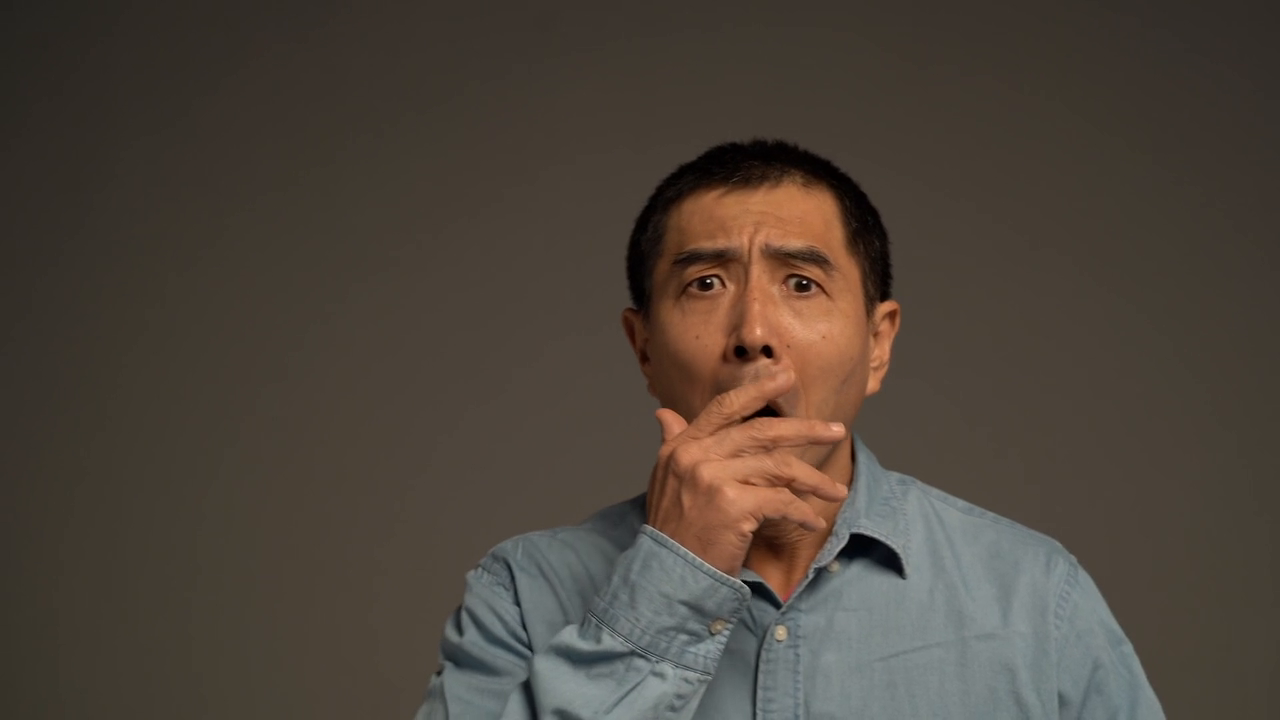
#> input picture frame 39 of 07-Face and Human Detection/Face Detection - Haarcascade/sample_video.mp4, 1280 x 720 px, given in place of video2.mp4, which was not available
$ python optical_dense.py
#> lines starting #> are read from the running program, lines starting #| are printed output that depends on the picture; pictures that were not available may be replaced by others from this repository, and a replacement may not be noted
import cv2
import numpy as np

video_path = 'videos/video2.mp4'
cap = cv2.VideoCapture(video_path)

ret, frame1 = cap.read()
#> frame1 is the input picture: shape (720, 1280, 3); mean B, G, R 59.4, 68.5, 77.4

prevImg = cv2.cvtColor(frame1, cv2.COLOR_BGR2GRAY)

hsv_mask = np.zeros_like(frame1)
hsv_mask[:,:,1] = 255

while True:

    ret, frame2 = cap.read()
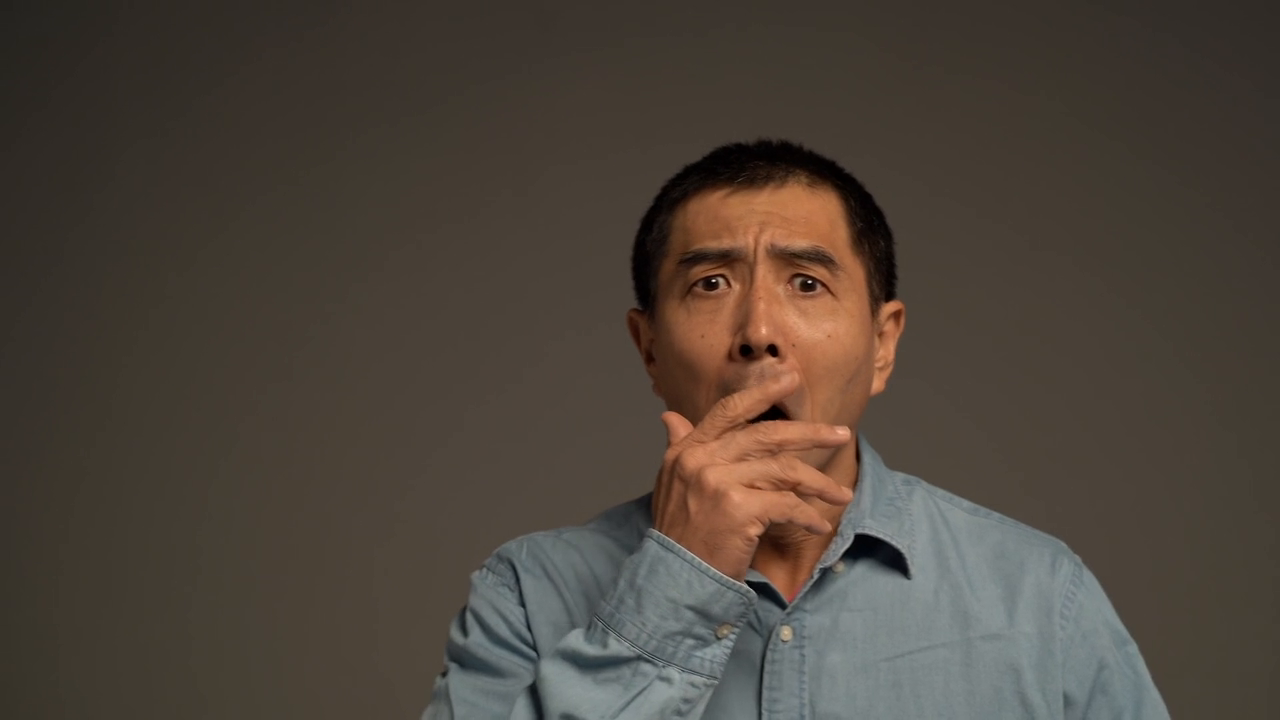
#> input picture frame 40 of 07-Face and Human Detection/Face Detection - Haarcascade/sample_video.mp4, 1280 x 720 px, given in place of video2.mp4, which was not available
#> frame2 is the input picture: shape (720, 1280, 3); mean B, G, R 59.4, 68.4, 77.4
    nextImg = cv2.cvtColor(frame2, cv2.COLOR_BGR2GRAY)

    flow = cv2.calcOpticalFlowFarneback(prevImg, nextImg, None, 0.5, 4, 15, 3, 5, 1.2, 0)

    mag, ang = cv2.cartToPolar(flow[:,:,0], flow[:,:,1], angleInDegrees = True)
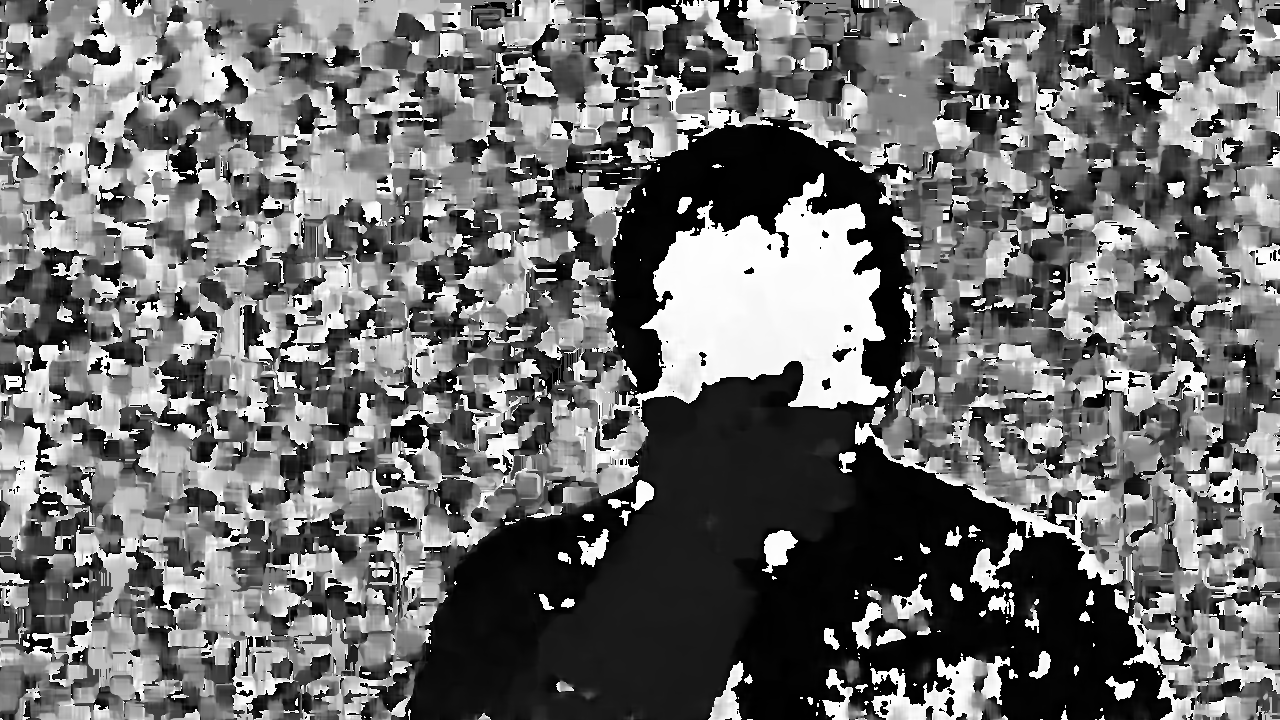
#> ang: shape (720, 1280) float32; min 3.47e-10, max 360, mean 156.7; drawn with min black and max white

    hsv_mask[:,:,0] = ang/2
    hsv_mask[:,:,2] = cv2.normalize(mag, None, 0,255, cv2.NORM_MINMAX)
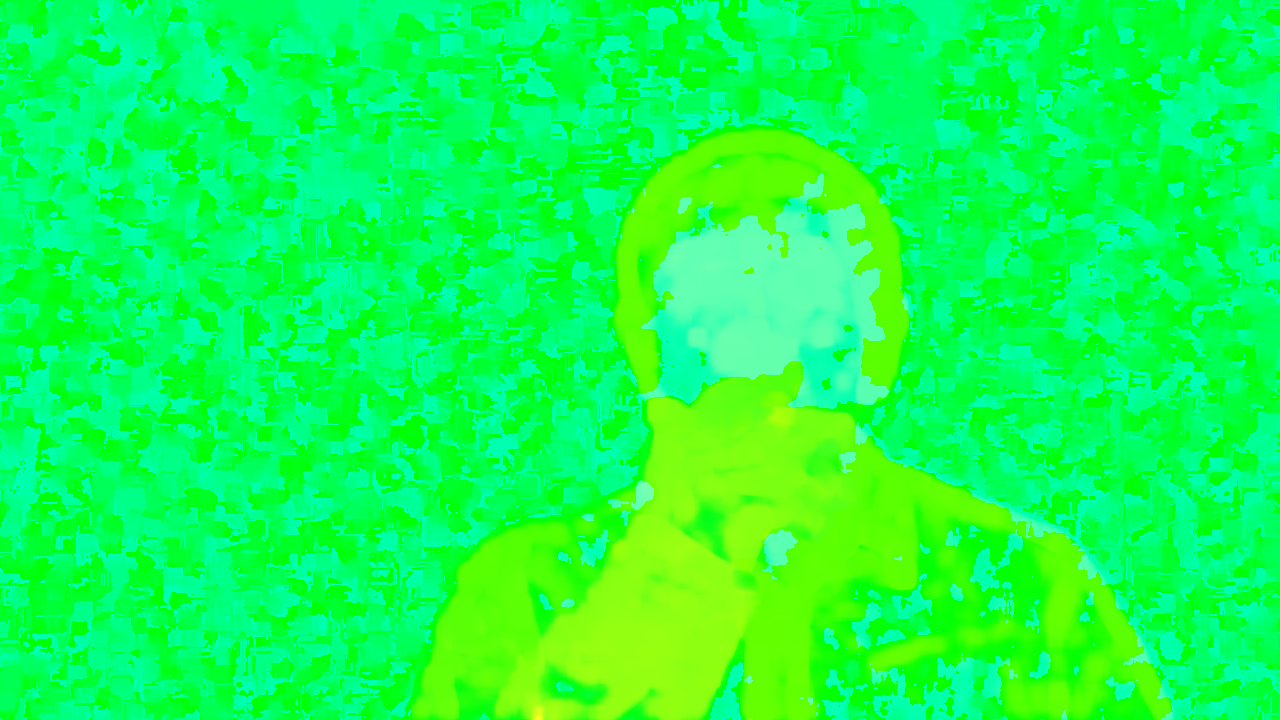
#> hsv_mask: shape (720, 1280, 3); mean of channels 0, 1, 2 77.8, 255, 20.1; drawn as B, G, R

    bgr = cv2.cvtColor(hsv_mask, cv2.COLOR_HSV2BGR)
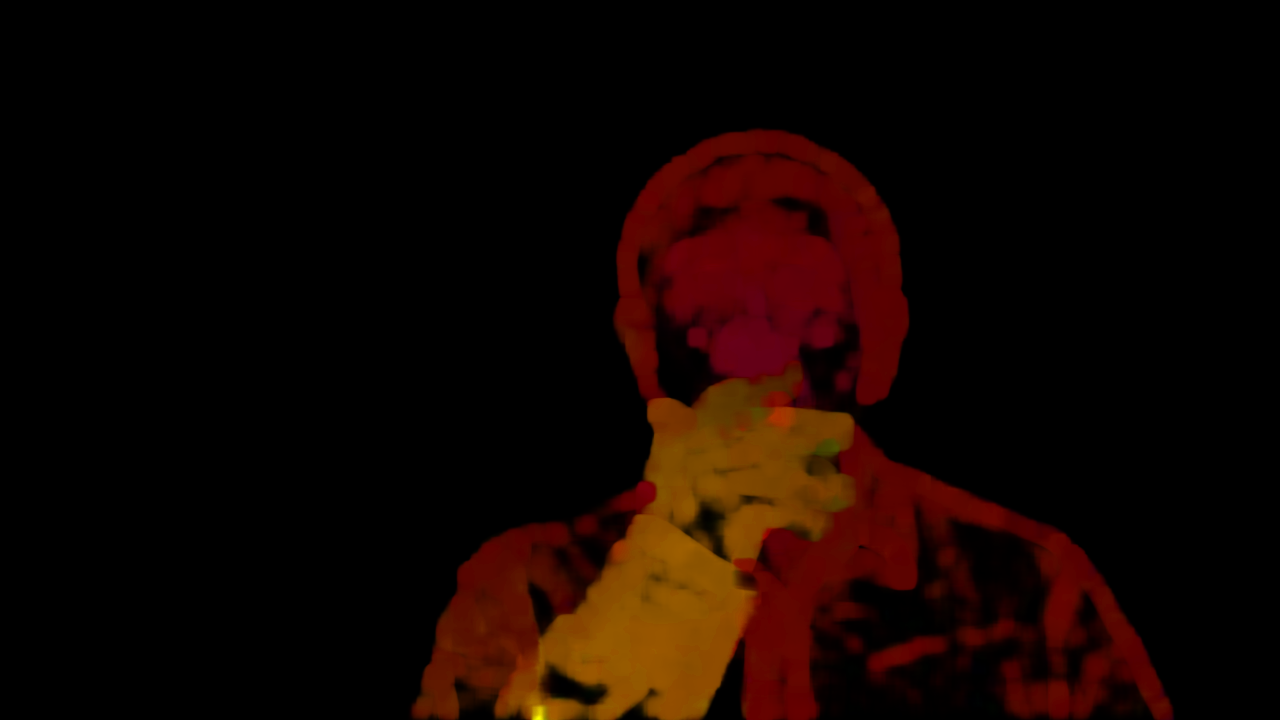
#> bgr: shape (720, 1280, 3); mean B, G, R 0.3, 5, 20.1
    cv2.imshow('frame', bgr)

    k = cv2.waitKey(30) & 0xFF
#> (key q is pressed here)
    if k == ord('q'):
        break

    prevImg = nextImg

cv2.destroyAllWindows()
cap.release()

$ run again, starting later in the video
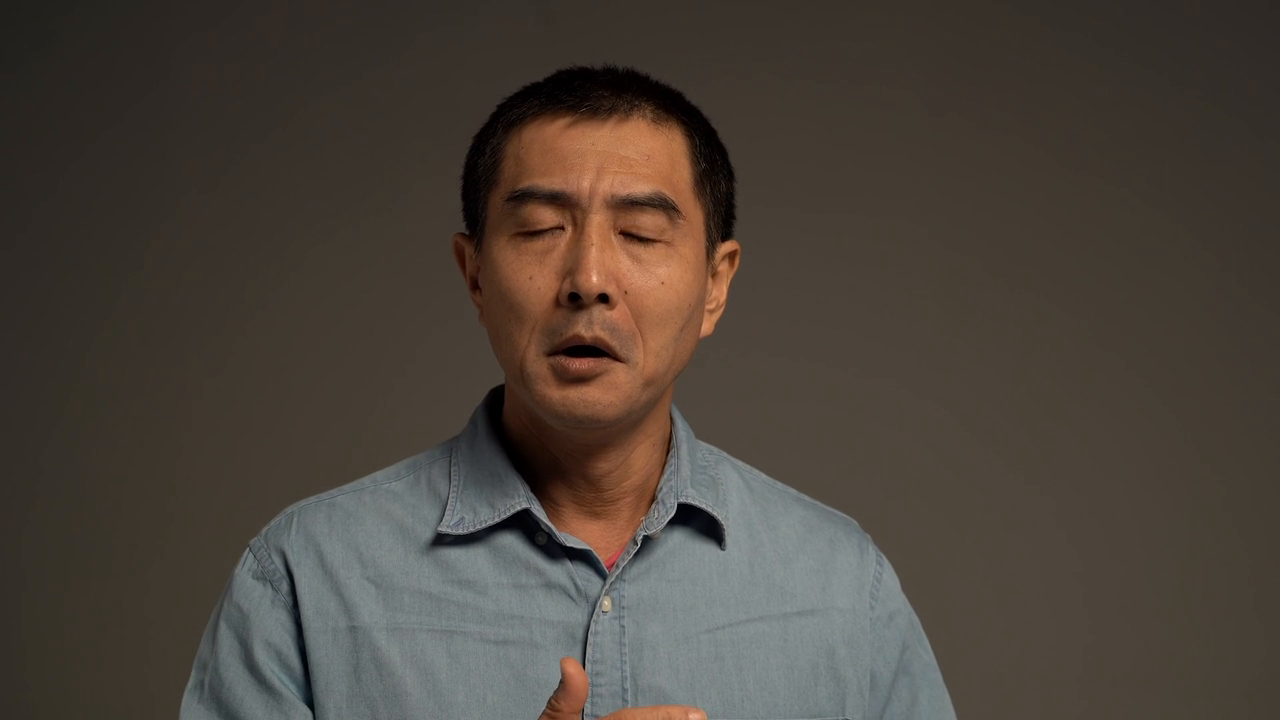
#> input picture frame 177 of 07-Face and Human Detection/Face Detection - Haarcascade/sample_video.mp4, 1280 x 720 px, given in place of video2.mp4, which was not available
#> frame1 is the input picture: shape (720, 1280, 3); mean B, G, R 59.2, 67.3, 75.4
#> `mag, ang = cv2.cartToPolar(flow[:,:,0], flow[:,:,1], angleInDegrees = ..`:
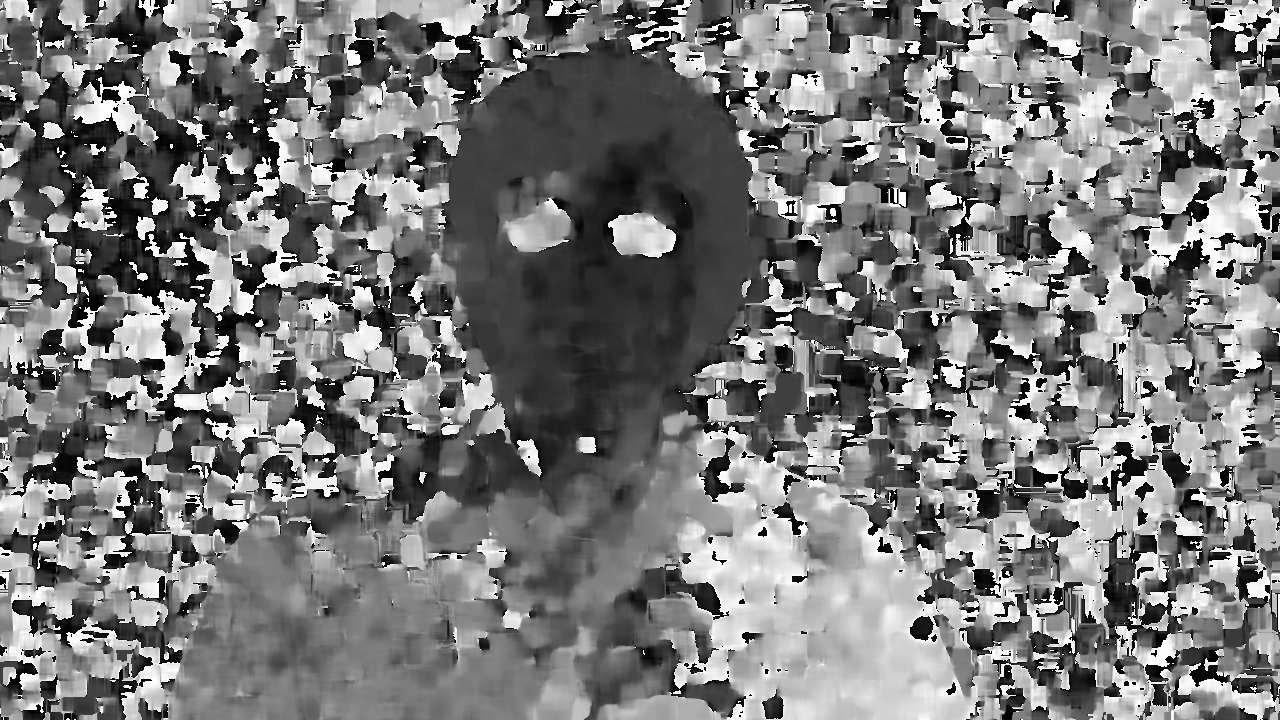
#> ang: shape (720, 1280) float32; min 1.57e-14, max 360, mean 172.6; drawn with min black and max white
#> `hsv_mask[:,:,0] = ang/2`:
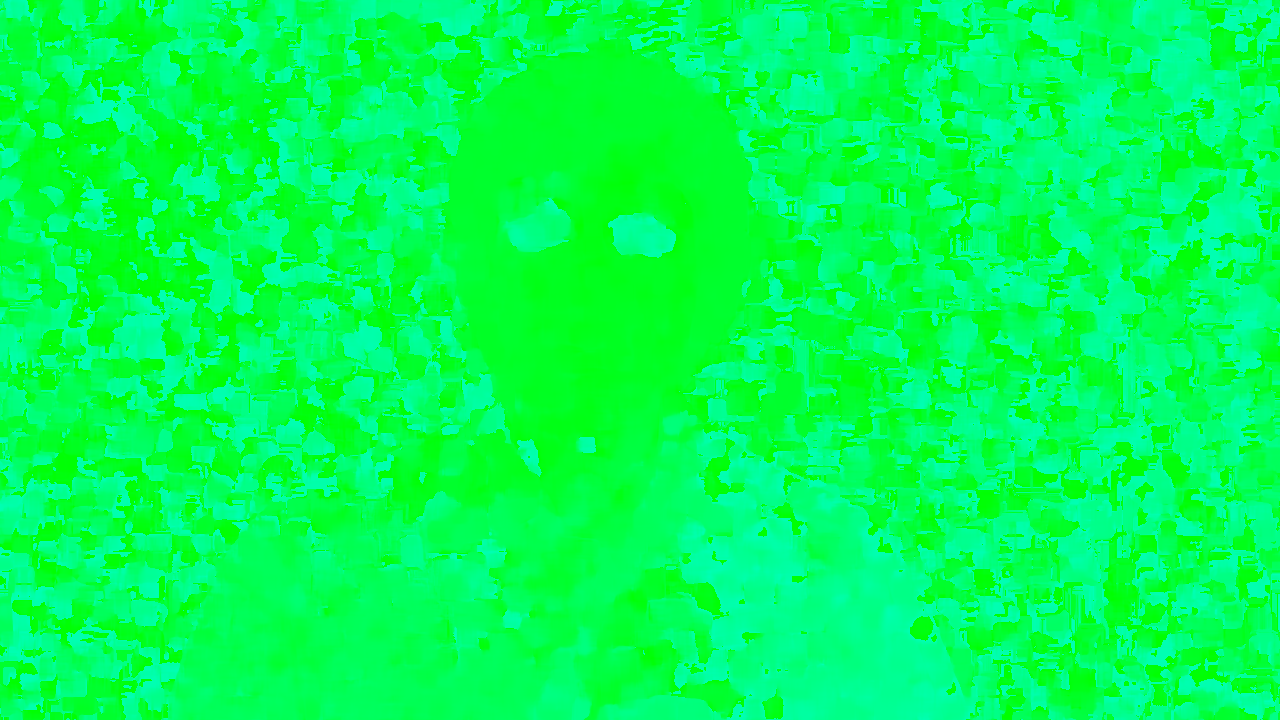
#> hsv_mask: shape (720, 1280, 3); mean of channels 0, 1, 2 85.8, 255, 0; drawn as B, G, R

$ run again, starting later in the video
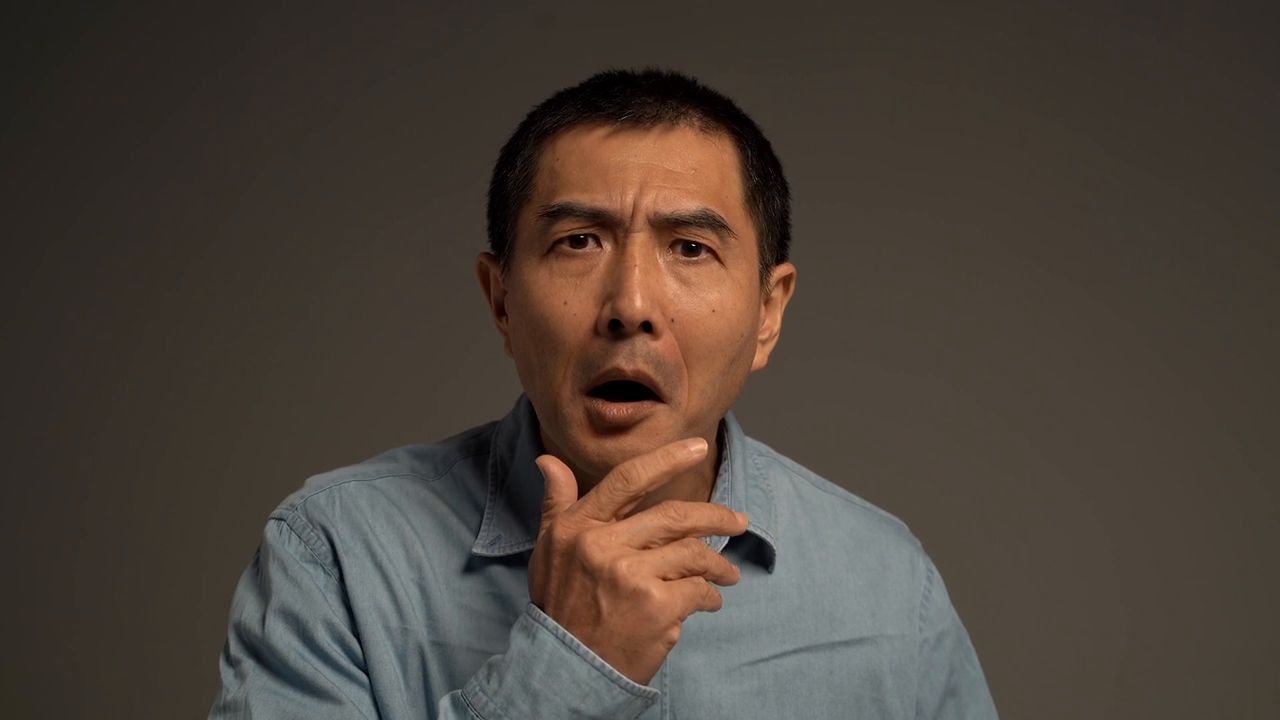
#> input picture frame 315 of 07-Face and Human Detection/Face Detection - Haarcascade/sample_video.mp4, 1280 x 720 px, given in place of video2.mp4, which was not available
#> frame1 is the input picture: shape (720, 1280, 3); mean B, G, R 57, 65.4, 75.5
#> `hsv_mask[:,:,2] = cv2.normalize(mag, None, 0,255, cv2.NORM_MINMAX)`:
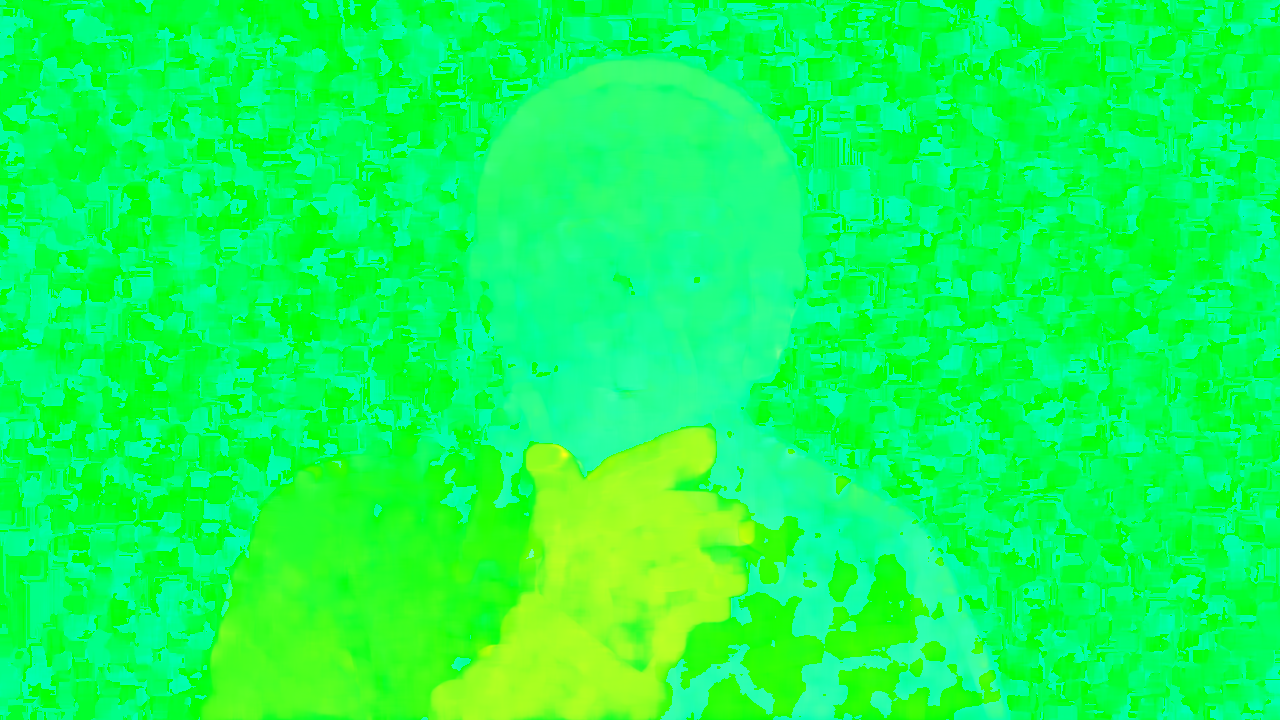
#> hsv_mask: shape (720, 1280, 3); mean of channels 0, 1, 2 85.5, 255, 18.2; drawn as B, G, R
#> `bgr = cv2.cvtColor(hsv_mask, cv2.COLOR_HSV2BGR)`:
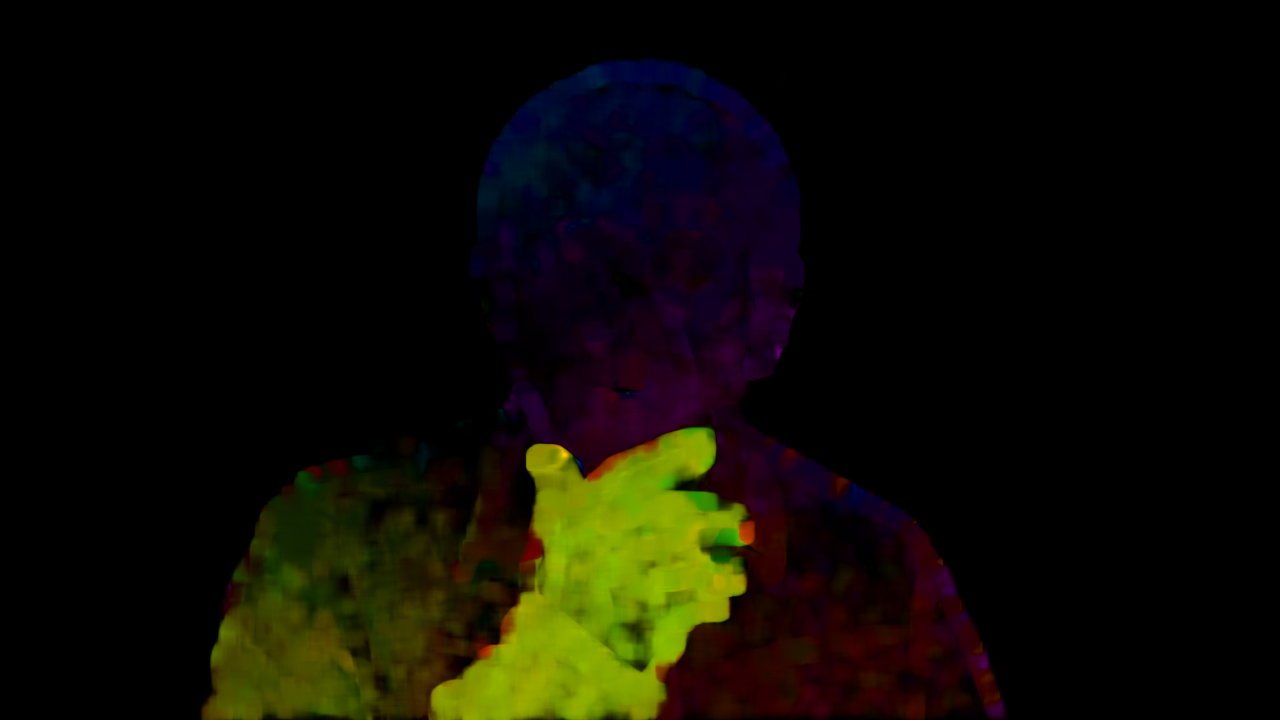
#> bgr: shape (720, 1280, 3); mean B, G, R 3.7, 12.3, 14.1
